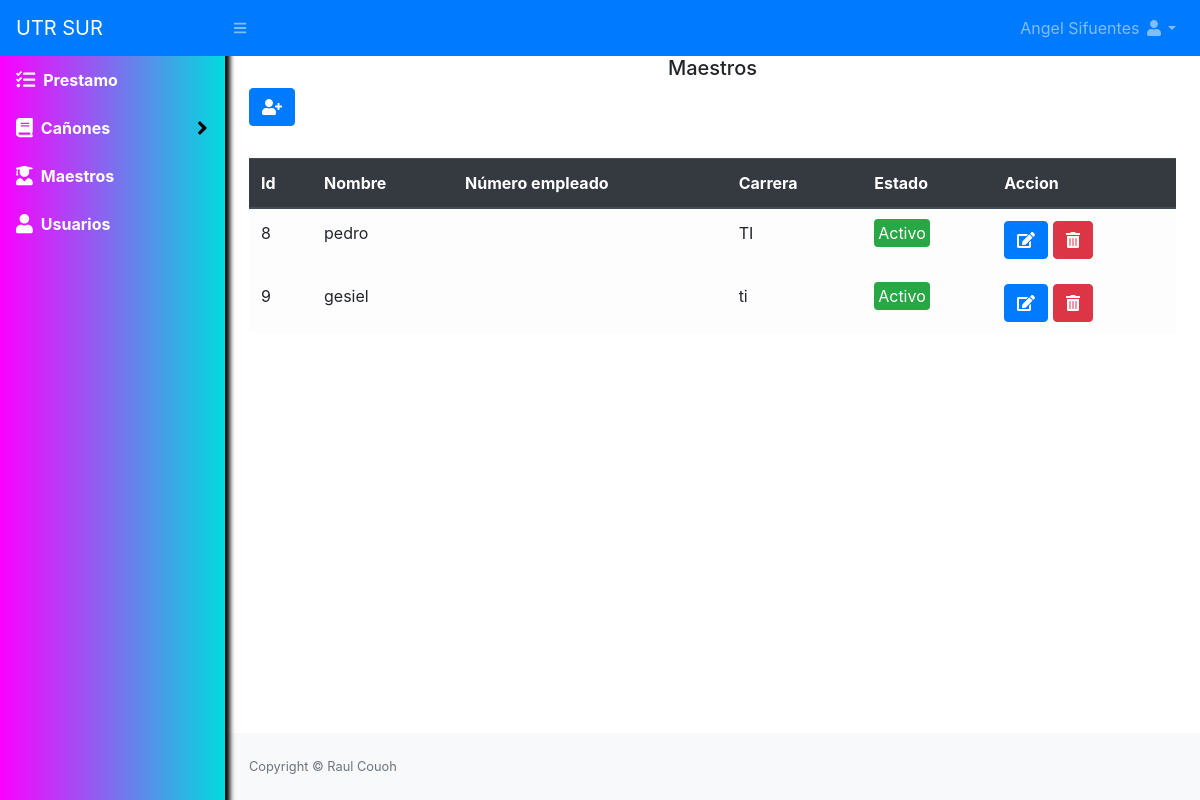
Page /estudiantes (signed in) on the committed database.
### tables this page shows
CREATE TABLE `estudiante` (
  `id` int(11) PRIMARY KEY NOT NULL,
  `nombre` varchar(150) NOT NULL,
  `carrera` varchar(255) NOT NULL,
  `estado` int(11) NOT NULL DEFAULT 1
);

### Libraries/Core/Views.php (called while the page is built)
<?php
class Views{
    function getView($controller, $view, $data="", $alert="", $config = "", $cliente = "")
    {
        $controller = get_class($controller);
        if ($controller == "Home") {
            $view = "Views/".$view.".php";
        }else{
            $view = "Views/" . $controller . "/" . $view . ".php";
        }
        require_once($view);
    }
}
?>

### Controller/Estudiantes.php (called while the page is built, shortened)
<?php
class Estudiantes extends Controllers
{
    public function estudiantes()
    {
        $data = $this->model->selectEstudiante();
        $this->views->getView($this, "listar", $data);
    }
}
?>

### index.php (called while the page is built, shortened)
<?php
require_once("Helpers/Helpers.php");
require_once("Libraries/Core/Load.php");
?>

### Libraries/Core/Mysql.php (called while the page is built, shortened)
<?php
class Mysql extends Conexion{
    private $conexion;
    function __construct()
    {
        $this->conexion = new Conexion();
        $this->conexion = $this->conexion->conect();
    }
    public function select_all(string $query){
        $this->strquery = $query;
        $result = $this->conexion->prepare($this->strquery);
        $result->execute();
        $data = $result->fetchall(PDO::FETCH_ASSOC);
        return $data;
    }
}
?>

### Libraries/Core/Conexion.php (called while the page is built)
<?php
class Conexion{
    private $conect;
    public function __construct()
    {
      $conexion = "mysql:host=".HOST.";dbname=".BD.";.CHARSET.";
      try {
          $this->conect = new PDO($conexion, DB_USER, PASS);
          $this->conect->setAttribute(PDO::ATTR_ERRMODE, PDO::ERRMODE_EXCEPTION);
      } catch (PDOException $e) {
          $this->conect = "Error en la conexion";
          echo "Error: " . $e->getMessage();
      }
    }
    public function conect()
    {
        return $this->conect;
    }
}
?>

### Models/EstudiantesModel.php (called while the page is built, shortened)
<?php
class EstudiantesModel extends Mysql{
    public function selectEstudiante()
    {
        $sql = "SELECT * FROM estudiante";
        $res = $this->select_all($sql);
        return $res;
    }
}
?>

### Helpers/Helpers.php (called while the page is built, shortened)
<?php
function base_url()
{
    return BASE_URL;
}
?>

### Views/estudiantes/listar.php (the view, shortened to what this page needs)
<div id="layoutSidenav_content">
    <main>
        <div class="container-fluid">
            <h5 class="text-center">Maestros</h5>
            <div class="row">
                <div class="col-lg-12">
                    <button class="btn btn-primary mb-2" type="button" data-toggle="modal" data-target="#nuevoEstudiante"><i class="fas fa-user-plus"></i></button>
                    <div class="table-responsive">
                        <table class="table table-light mt-4" id="table">
                            <thead class="thead-dark">
                                <tr>
                                    <th>Id</th>
                                    <th>Nombre</th>
                                    <th>Número empleado</th>
                                    <th>Carrera</th>
                                    <th>Estado</th>
                                    <th>Accion</th>
                                </tr>
                            </thead>
                            <tbody>
                                <?php foreach ($data as $estudiante) {
                                    if ($estudiante['estado'] == 1) {
                                        $estado = '<span class="badge-success p-1 rounded">Activo</span>';
                                    } else {
                                        $estado = '<span class="badge-danger p-1 rounded">Inactivo</span>';
                                    }
                                ?>
                                    <tr>
                                        <td><?php echo $estudiante['id']; ?></td>
                                        <td><?php echo $estudiante['nombre']; ?></td>
                                        <td><?php echo $estudiante['Numero_empleado']; ?></td>
                                        <td><?php echo $estudiante['carrera']; ?></td>
                                        <td><?php echo $estado; ?></td>
                                        <td>
                                            <a class="btn btn-primary" href="<?php echo base_url() ?>estudiantes/editar?id=<?php echo $estudiante['id'] ?>"><i class="fas fa-edit"></i></a>
                                            <?php if ($estudiante['estado'] == 1) { ?>
                                                <form method="post" action="<?php echo base_url() ?>estudiantes/eliminar" class="d-inline eliminar">
                                                    <button class="btn btn-danger" type="submit"><i class="fas fa-trash-alt"></i></button>
                                                </form>
                                            <?php } ?>
                                        </td>
                                    </tr>
                                <?php } ?>
                            </tbody>
                        </table>
                    </div>
                </div>
            </div>
        </div>
    </main>

### rows in the picture
estudiante: id "8", nombre "pedro", carrera "TI", estado "Activo"
estudiante: id "9", nombre "gesiel", carrera "ti", estado "Activo"

### other values in the picture
$_SESSION['nombre'] "Angel Sifuentes"
